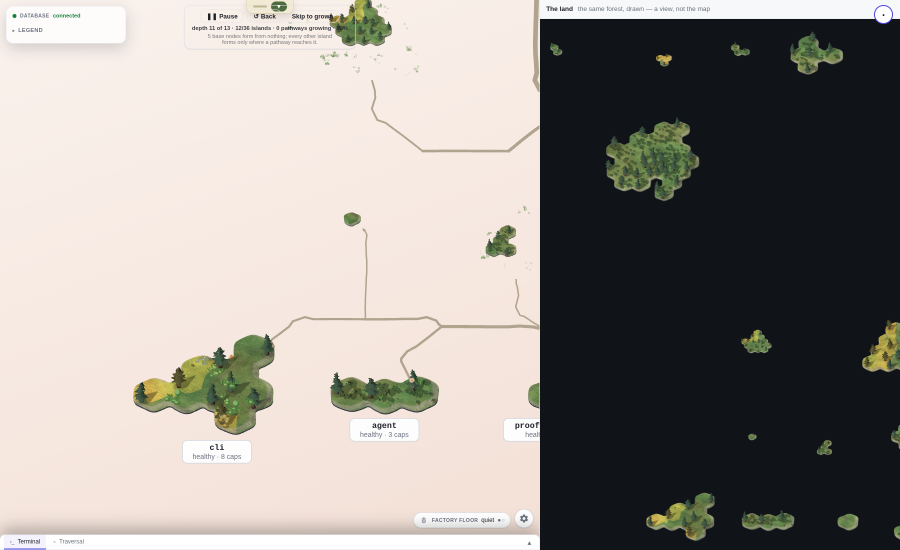
#> input picture docs/research/3d-regrow-quiet-2026-09-24/navigation-return-middle.png, 1800 x 1100 px (shown at 1/2 size)
$ python compose-behavior.py
#> lines starting #> are read from the running program, lines starting #| are printed output that depends on the picture
"""Make a labelled contact sheet from untouched behavioral probe page screenshots."""
from pathlib import Path
from PIL import Image, ImageDraw, ImageFont

root = Path(__file__).resolve().parent
font_path = '/usr/share/fonts/truetype/dejavu/DejaVuSans.ttf'
font = ImageFont.truetype(font_path, 23)
small = ImageFont.truetype(font_path, 18)
cases = [
    ('navigation-return-middle.png', 'Back from navigation — 50%', 'Same raw canvases as the continuously visible control'),
    ('occlusion-return-settled.png', 'Back after hidden completion — 100%', 'Same raw canvases as the continuously visible control'),
    ('reduced-at-entry.png', 'Reduced motion on entry — 100%', 'Same raw canvases as the settled control'),
]
width, frame_height, top, bottom = 900, 550, 94, 40
sheet = Image.new('RGB', (width * len(cases), top + frame_height + bottom), '#f9f4ee')
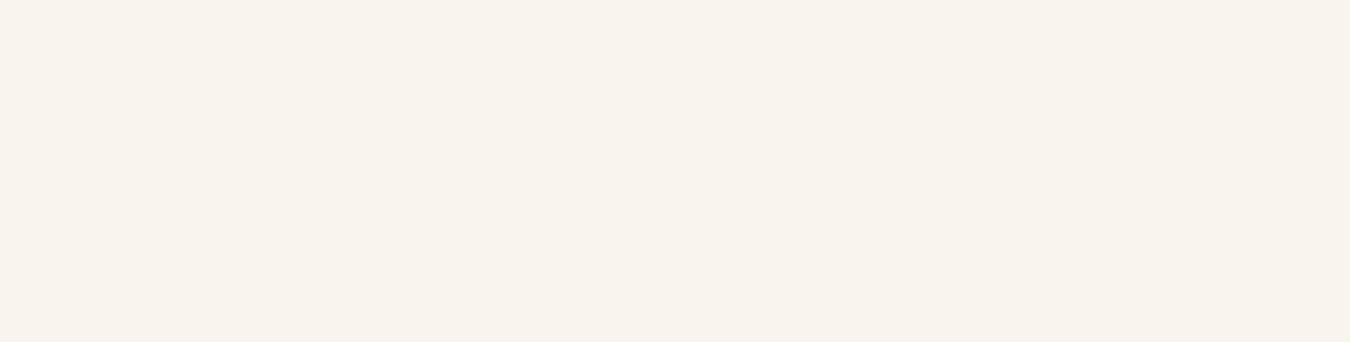
#> sheet: PIL image 2700x684 RGB (shown at 1/2 size); mean R, G, B 249, 244, 238
draw = ImageDraw.Draw(sheet)
for index, (name, title, note) in enumerate(cases):
    x = index * width
    draw.text((x + 16, 12), title, font=font, fill='#24302d')
    draw.text((x + 16, 46), note, font=small, fill='#55625d')
    with Image.open(root / name) as source:
#> source is the input picture: PIL image 1800x1100 RGB; mean R, G, B 154.2, 149.4, 144.5
        assert source.size == (1800, 1100), (name, source.size)
        sheet.paste(source.convert('RGB').resize((width, frame_height), Image.Resampling.LANCZOS), (x, top))
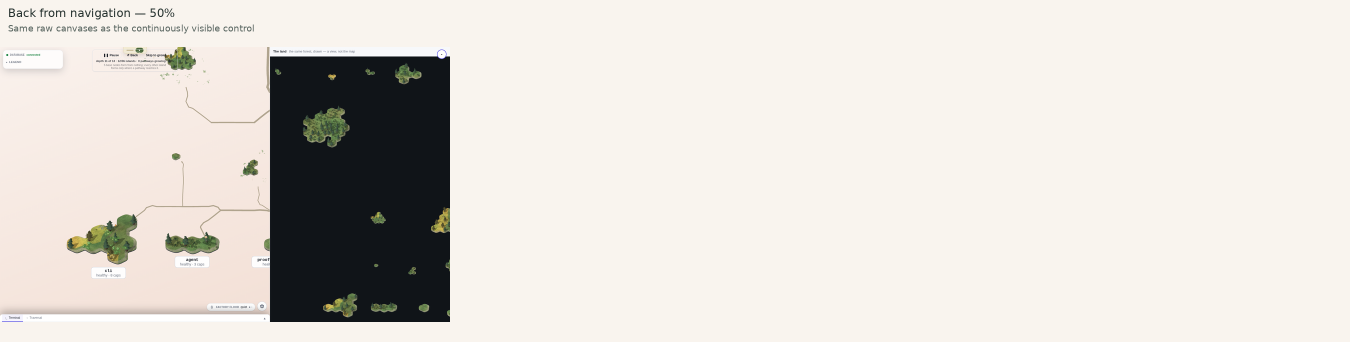
#> sheet: PIL image 2700x684 RGB (shown at 1/2 size); mean R, G, B 223.2, 218.3, 212.6
    draw.text((x + 16, top + frame_height + 10), 'Both real consumers · controlled app clock · behavior evidence', font=small, fill='#55625d')
#> pass 2 of the loop `for index, (name, title, note) in enumerate(cases):`:
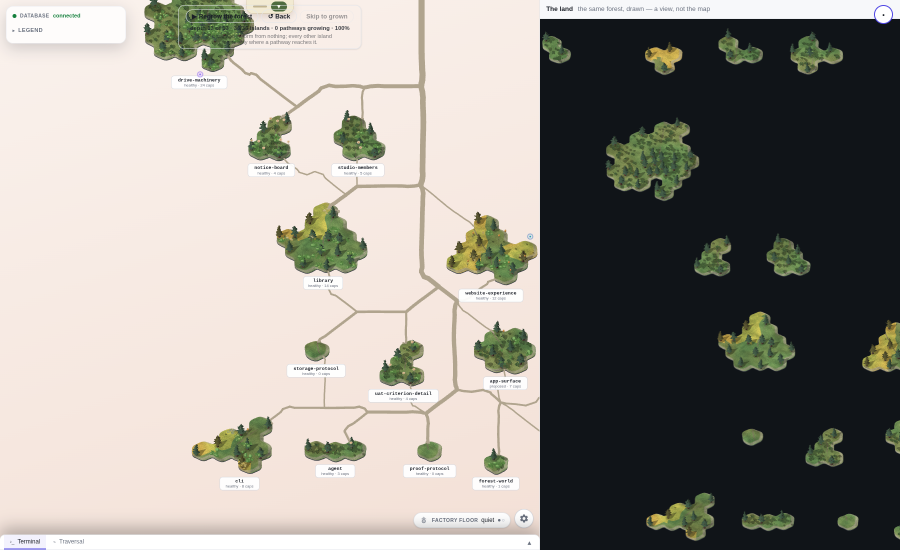
#> input picture docs/research/3d-regrow-quiet-2026-09-24/occlusion-return-settled.png, 1800 x 1100 px (shown at 1/2 size)
#> source is the input picture: PIL image 1800x1100 RGB; mean R, G, B 151.9, 148.1, 141.6
#> `sheet.paste(source.convert('RGB').resize((width, frame_height), Image...`:
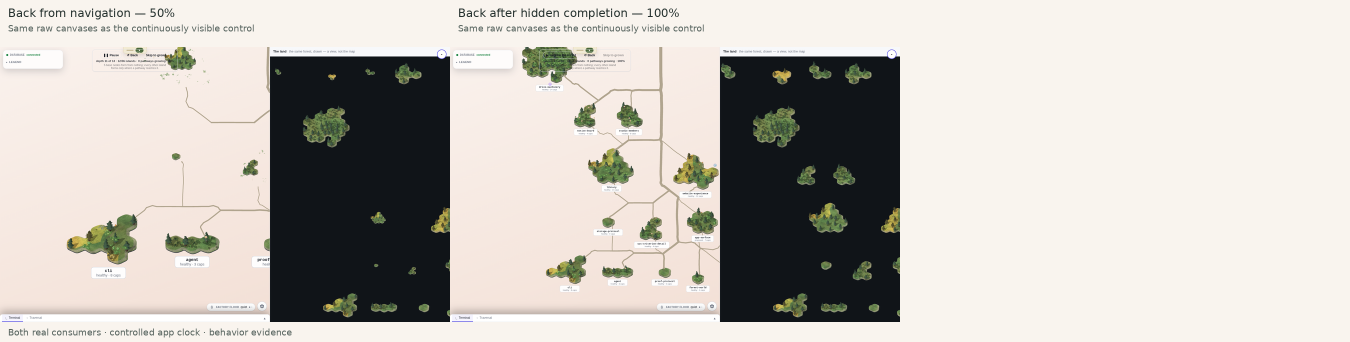
#> sheet: PIL image 2700x684 RGB (shown at 1/2 size); mean R, G, B 196.6, 192, 186.2
#> pass 3 of the loop `for index, (name, title, note) in enumerate(cases):`:
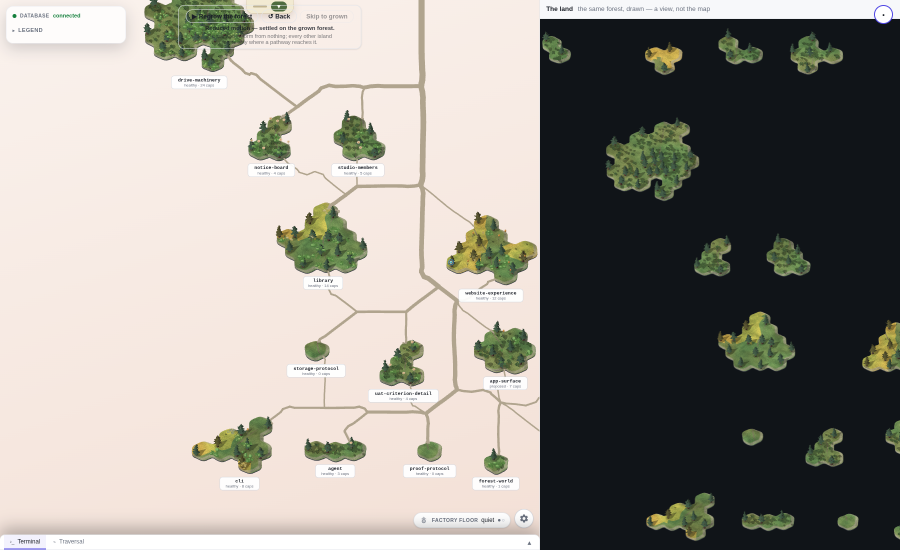
#> input picture docs/research/3d-regrow-quiet-2026-09-24/reduced-at-entry.png, 1800 x 1100 px (shown at 1/2 size)
#> source is the input picture: PIL image 1800x1100 RGB; mean R, G, B 152, 148.1, 141.6
#> `sheet.paste(source.convert('RGB').resize((width, frame_height), Image...`:
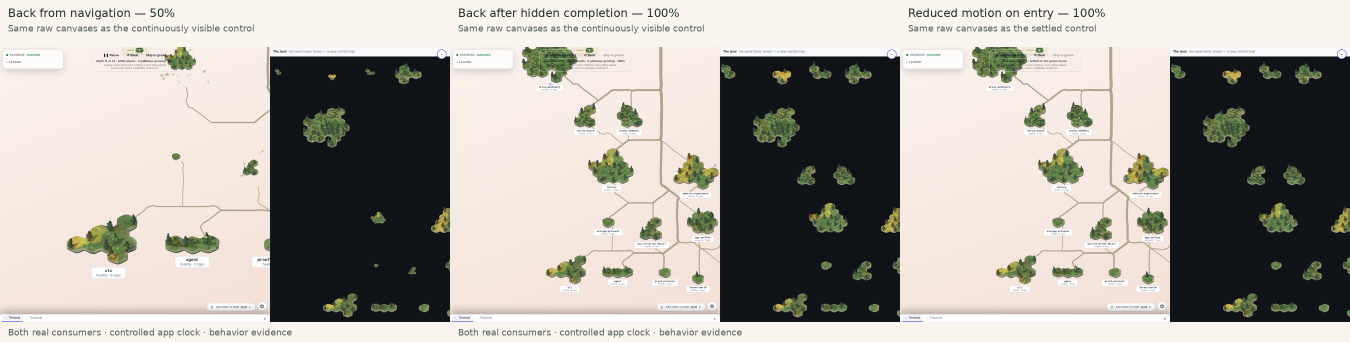
#> sheet: PIL image 2700x684 RGB (shown at 1/2 size); mean R, G, B 170, 165.8, 159.9
sheet.save(root / 'behavior-contact-sheet.png')
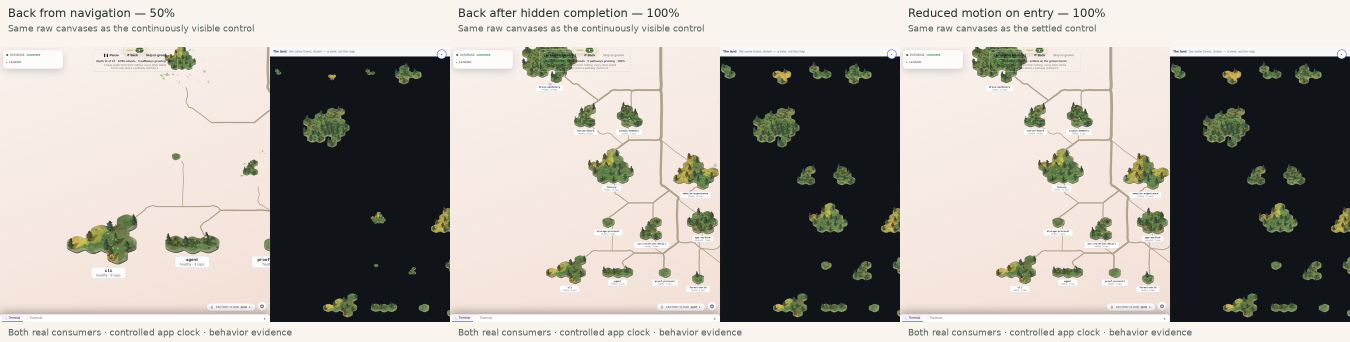
#> saved as behavior-contact-sheet.png: PIL image 2700x684 RGB (shown at 1/2 size); mean R, G, B 169.8, 165.6, 159.7

# Decode representative untouched frames from the native WebM. The original film is
# unchanged; this sheet is only an index to its actual timepoints, never another movie.
import subprocess
scratch = Path('/tmp/laneK-native-stills')
scratch.mkdir(parents=True, exist_ok=True)
#> (the run stopped early here; a loop or call above may not have finished)
